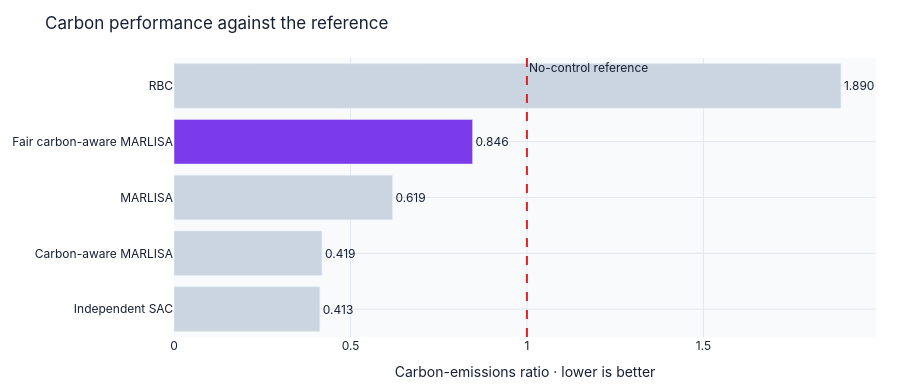

Notebook cell for this chart:
### Markdown cell above
## b) Carbon Performance against the reference

### Code cell
def carbon_bar_figure(summary: pd.DataFrame, focus: str) -> go.Figure:
    """Carbon ratio bars with the no-control reference marked at 1.0."""
    frame = summary.sort_values("carbon_ratio", ascending=True)
    colors = [
        CONTROLLERS[m]["color"] if m == focus else "#CBD5E1"
        for m in frame["model"]
    ]
    fig = go.Figure(
        go.Bar(
            x=frame["carbon_ratio"],
            y=frame["controller"],
            orientation="h",
            marker_color=colors,
            text=frame["carbon_ratio"].map(lambda x: f"{x:.3f}"),
            textposition="outside",
            customdata=(1.0 - frame["carbon_ratio"]) * 100.0,
            hovertemplate=(
                "%{y}<br>Carbon ratio: %{x:.3f}<br>"
                "Change vs no-control: %{customdata:+.1f}%<extra></extra>"
            ),
        )
    )
    fig.add_vline(
        x=1.0,
        line_dash="dash",
        line_color="#DC2626",
        annotation_text="No-control reference",
        annotation_position="top right",
    )
    fig.update_layout(title="Carbon performance against the reference", showlegend=False)
    fig.update_xaxes(title="Carbon-emissions ratio · lower is better", rangemode="tozero")
    fig.update_yaxes(title=None)
    return _base_layout(fig)

carbon_bar_figure_output = carbon_bar_figure(summary, focus="fair_carbon_aware_marlisa")
carbon_bar_figure_output

### Figure 1 — Plotly figure (JSON) as saved in the notebook; plotly's stock layout.template omitted (floating-point values rounded to 4 significant figures)
{"data": [{"customdata": [58.69, 58.09, 38.09, 15.4, -88.96], "hovertemplate": "%{y}<br>Carbon ratio: %{x:.3f}<br>Change vs no-control: %{customdata:+.1f}%<extra></extra>", "marker": {"color": ["#CBD5E1", "#CBD5E1", "#CBD5E1", "#7C3AED", "#CBD5E1"]}, "orientation": "h", "text": ["0.413", "0.419", "0.619", "0.846", "1.890"], "textposition": "outside", "type": "bar", "x": [0.4131, 0.4191, 0.6191, 0.846, 1.89], "y": ["Independent SAC", "Carbon-aware MARLISA", "MARLISA", "Fair carbon-aware MARLISA", "RBC"]}], "layout": {"annotations": [{"showarrow": false, "text": "No-control reference", "x": 1, "xanchor": "left", "xref": "x", "y": 1, "yanchor": "top", "yref": "y domain"}], "font": {"color": "#172033", "family": "Inter, Arial, sans-serif"}, "height": 390, "hoverlabel": {"bgcolor": "#172033", "font": {"color": "#FFFFFF"}}, "legend": {"orientation": "h", "x": 0, "y": 1.02, "yanchor": "bottom"}, "margin": {"b": 50, "l": 54, "r": 24, "t": 58}, "paper_bgcolor": "#FFFFFF", "plot_bgcolor": "#F8FAFC", "shapes": [{"line": {"color": "#DC2626", "dash": "dash"}, "type": "line", "x0": 1, "x1": 1, "xref": "x", "y0": 0, "y1": 1, "yref": "y domain"}], "showlegend": false, "title": {"text": "Carbon performance against the reference"}, "xaxis": {"gridcolor": "#E2E8F0", "rangemode": "tozero", "title": {"text": "Carbon-emissions ratio · lower is better"}, "zeroline": false}, "yaxis": {"gridcolor": "#E2E8F0", "title": {}, "zeroline": false}}}
